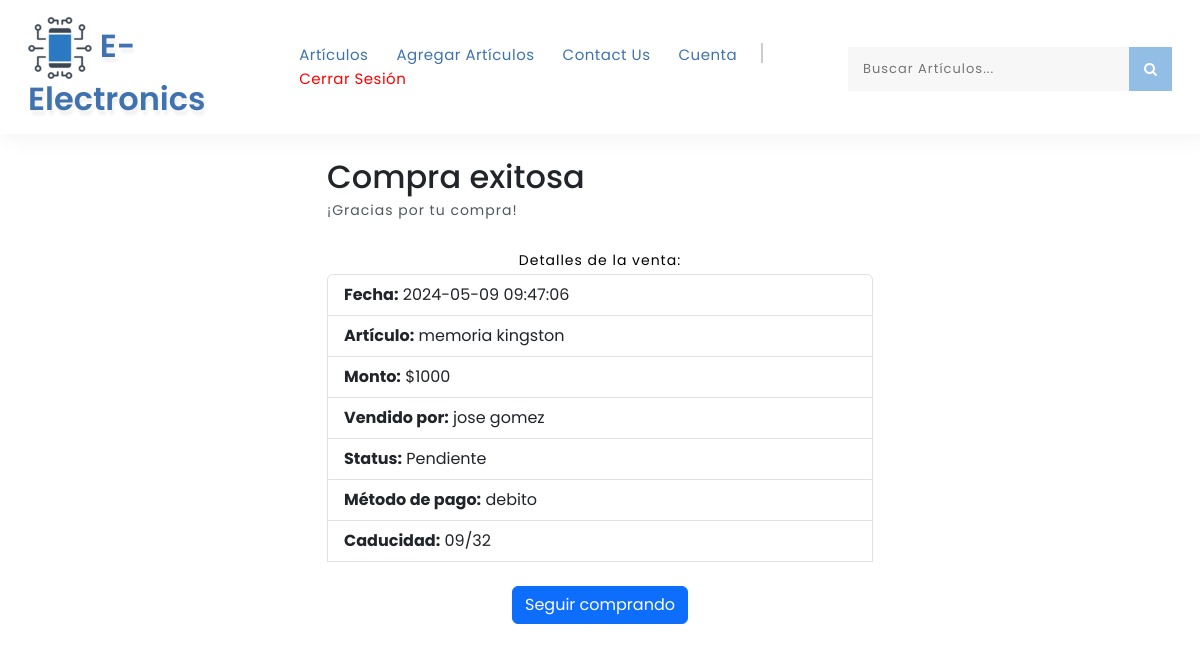
Page /compra_exitosa.php (signed in) on the earlier database version.
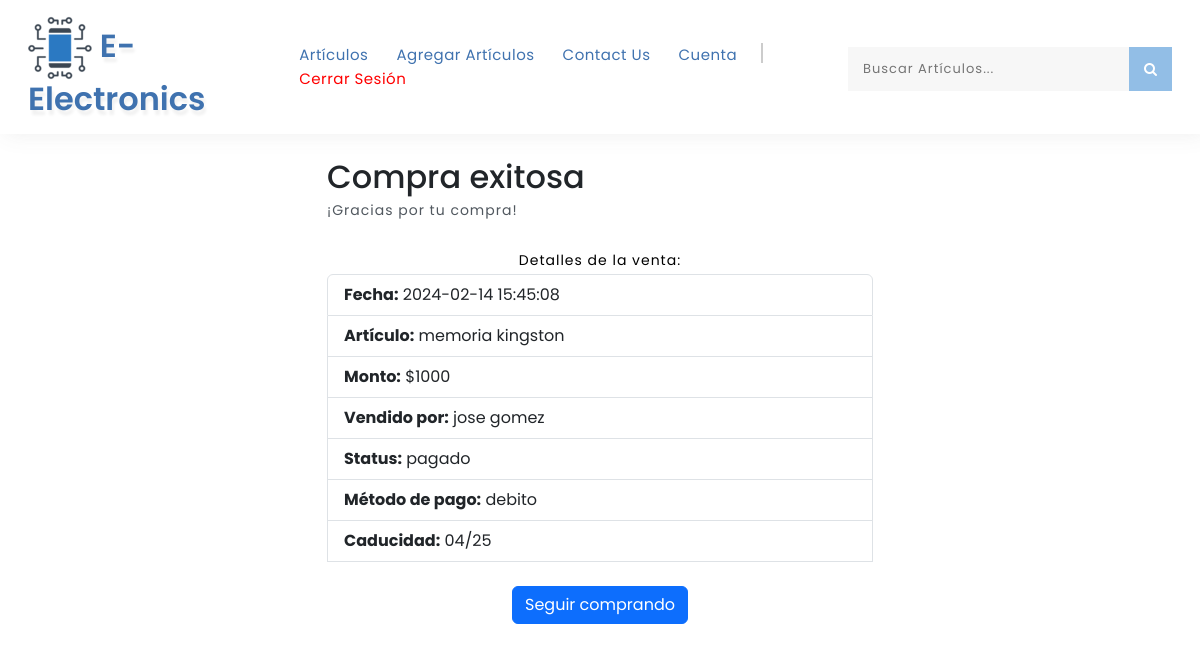
Same page on the later database version.
### tables this page shows
CREATE TABLE `venta` (
  `idVenta` int(11) NOT NULL,
  `Fecha` datetime DEFAULT NULL,
  `monto` varchar(45) DEFAULT NULL,
  `status` varchar(45) DEFAULT NULL,
  `Usuario_idUsuario` int(11) NOT NULL,
  `Articulos_idArticulos` int(11) NOT NULL,
  `metodoPago_idPago` int(11) NOT NULL
);

CREATE TABLE `articulos` (
  `idArticulos` int(11) NOT NULL,
  `Nombre` varchar(45) NOT NULL,
  `Descripción` varchar(255) NOT NULL,
  `Estado` varchar(45) NOT NULL,
  `Precio` int(11) DEFAULT NULL,
  `Stock` int(11) DEFAULT NULL,
  `Fotografia` longblob DEFAULT NULL,
  `usuario_idVendedor` int(11) NOT NULL
);

CREATE TABLE `usuario` (
  `idUsuario` int(11) NOT NULL,
  `Nombre` varchar(45) NOT NULL,
  `Tipo` varchar(45) NOT NULL,
  `Carrera` varchar(45) DEFAULT NULL,
  `Semestre` varchar(45) DEFAULT NULL,
  `Correo` varchar(45) NOT NULL,
  `Password` varchar(40) NOT NULL,
  `Telefono` varchar(45) NOT NULL,
  `Direccion` varchar(45) DEFAULT NULL
);

CREATE TABLE `metodopago` (
  `idMetodoPago` int(11) NOT NULL,
  `tipo` varchar(45) DEFAULT NULL,
  `numTarjeta` varchar(16) DEFAULT NULL,
  `caducidad` varchar(45) DEFAULT NULL,
  `pin` varchar(45) DEFAULT NULL,
  `Usuario_idUsuario` int(11) NOT NULL
);

### compra_exitosa.php (the view, shortened to what this page needs)
<?php
require 'database.php';
require 'includes/header.php';
$query = $conn->prepare("SELECT venta.*,  articulos.Nombre AS NombreArticulo, metodopago.tipo AS TipoPago, metodopago.Caducidad AS CaducidadPago FROM venta
                        INNER JOIN articulos ON venta.Articulos_idArticulos = articulos.idArticulos
                        INNER JOIN metodopago ON venta.metodoPago_idPago = metodopago.idMetodoPago
                        WHERE venta.Usuario_idUsuario = ? ORDER BY Fecha DESC LIMIT 1");
$query->execute([$_SESSION['idUsuario']]);
$venta = $query->fetch(PDO::FETCH_ASSOC);
$query = $conn->prepare("SELECT usuario.Nombre FROM usuario JOIN articulos ON articulos.usuario_idVendedor = idUsuario WHERE articulos.idArticulos = ?");
        $query->execute([$venta['Articulos_idArticulos']]);
        $nombrevendedor = $query->fetch(PDO::FETCH_ASSOC);
if ($venta) {
    ?>
    <br>
    <div class="container">
        <div class="row">
            <div class="col-md-6 offset-md-3">
                <h2>Compra exitosa</h2>
                <p>¡Gracias por tu compra!</p><br>
                <p class="text-center" style="color: black;">Detalles de la venta:</p>
                <ul class="list-group">
                    <li class="list-group-item"><strong>Fecha:</strong> <?php echo $venta['Fecha']; ?></li>
                    <li class="list-group-item"><strong>Artículo:</strong> <?php echo $venta['NombreArticulo']; ?></li>
                    <li class="list-group-item"><strong>Monto:</strong> $<?php echo $venta['monto']; ?></li>
                    <li class="list-group-item"><strong>Vendido por:</strong> <?php echo $nombrevendedor['Nombre']; ?></li>
                    <li class="list-group-item"><strong>Status:</strong> <?php echo $venta['status']; ?></li>
                    <li class="list-group-item"><strong>Método de pago:</strong> <?php echo $venta['TipoPago']; ?></li>
                    <li class="list-group-item"><strong>Caducidad:</strong> <?php echo $venta['CaducidadPago']; ?></li><br>
                    <div class="text-center">
                        <a href="articulos.php" class="btn btn-primary hover">Seguir comprando</a>
                    </div>
                </ul>
            </div>
        </div>
    </div>
    <?php
} else {
    echo "No se encontraron datos de compra.";
}
?>

### includes/header.php (shortened to what this page needs)
<!DOCTYPE html>
<html lang="zxx">
<head>
	<link href="https://cdn.jsdelivr.net/npm/bootstrap@5.3.2/dist/css/bootstrap.min.css" rel="stylesheet"
>
	<link rel="stylesheet" href="css/style.css" type="text/css" media="all" />
	<link href="css/font-awesome.min.css" rel="stylesheet">
</head>
<body>
	<div class="main-top" id="home">
		<header>
			<div class="container-fluid">
				<div class="header d-lg-flex justify-content-between align-items-center py-3 px-sm-3">
					<div id="logo">
					<h1><a href="index.php" style="color: #3F72AF;"><img src="images/tec.png" alt="Icono" class="icono-png" style="max-width: 100%;"> E-Electronics</a></h1>
					</div>
					<div class="nav_w3ls">
						<nav>
							<ul class="menu">
								<li><a href="articulos.php" class="active">Artículos</a></li>
								<?php if(isset($_SESSION['idUsuario'])): ?>
									<li><a href="nuevo.php" class="active">Agregar Artículos</a></li>
								<?php else: ?>
								<?php endif; ?>
								<li><a href="contact.php" class="active">Contact Us</a></li>
								<?php if(isset($_SESSION['idUsuario'])): ?>
									<li class="dropdown">
										<a href="#" class="active">Cuenta</a>
									</li>
									<li class="separator"></li>
									<li><a href="cerrar_sesion.php" class="active" style="color: red;">Cerrar Sesión</a></li>
								<?php else: ?>
									<li><a href="login.php" class="active">Iniciar Sesión</a></li>
								<?php endif; ?>
							</ul>
						</nav>
					</div>
					<div class="d-flex mt-lg-1 mt-sm-2 mt-3 justify-content-center">
						<div class="search-w3layouts mr-3">
							<form action="articulos.php" method="get" class="search-bottom-wthree d-flex">
								<input class="search" type="search" name="query" placeholder="Buscar Artículos..." required="">
								<button class="form-control btn" type="submit"><span class="fa fa-search"></span></button>
							</form>
						</div>
					</div>
				</div>
			</div>
		</header>

### css/style.css (style rules this page uses)
body { padding: 0; margin: 0; background: #FFF; font-family: 'Poppins', sans-serif; }
body button, .btn, body a { transition: 0.5s all; -webkit-transition: 0.5s all; -moz-transition: 0.5s all; -o-transition: 0.5s all; -ms-transition: 0.5s all; }
html { scroll-behavior: smooth; }
h1, h2, h3, h4, h5, h6 { margin: 0; padding: 0; }
p { margin: 0; padding: 0; font-size: 14px; letter-spacing: 1px; line-height: 1.9; color: #51585f; }
ul, ol { margin: 0; padding: 0; }
header { -webkit-box-shadow: 0.33333rem 0 1.33333rem rgba(87, 87, 87, .1); -moz-box-shadow: 0.33333rem 0 1.33333rem rgba(87, 87, 87, .1); box-shadow: 0.33333rem 0 1.33333rem rgba(87, 87, 87, .1); background: #fff; }
.main-top { position: relative; z-index: 1; }
nav { margin: 0; padding: 0; text-decoration: none; }
#logo a { float: left; display: initial; font-size: 32px; color: #3F72AF; text-shadow: 2px 5px 3px rgba(0, 0, 0, 0.06); padding: 0; font-weight: 600; }
nav:after { content: ""; display: table; clear: both; }
nav ul { float: right; padding: 0; margin: 0; list-style: none; position: relative; }
nav ul li { margin: 0px; display: inline-block; float: left; }
nav a { color: #202428; font-size: 15px; letter-spacing: .5px; margin: 0 14px; font-weight: 400; text-decoration: none; }
.menu li a.active, nav a:hover, nav ul ul li a:hover { color: #3F72AF; text-decoration: none; }
li>a:only-child:after { content: ''; }
.search-w3layouts input[type="search"] { outline: none; padding: 12px 15px; color: #000; font-size: 13px; border: none; letter-spacing: 1px; background: #f7f7f7; }
.search-w3layouts button { background: #92bee6; color: #fff; border: none; font-size: 14px; padding: 10px 15px; -webkit-border-radius: 0px; -o-border-radius: 0px; -moz-border-radius: 0px; -ms-border-radius: 0px; border-radius: 0; }
.separator { margin: 0 10px; border-right: 2px solid #ccc; height: 20px; display: inline-block; vertical-align: middle; }

### includes/header.php (style rules this page uses)
a { text-decoration: none; }

Differences in the rows shown:
removed venta: Fecha "2024-05-09 09:47:06", Articulos_idArticulos.Nombre "memoria kingston", monto "1000", status "Pendiente", metodoPago_idPago.tipo "debito", metodoPago_idPago.caducidad "09/32"
added venta: Fecha "2024-02-14 15:45:08", Articulos_idArticulos.Nombre "memoria kingston", monto "1000", status "pagado", metodoPago_idPago.tipo "debito", metodoPago_idPago.caducidad "04/25"
